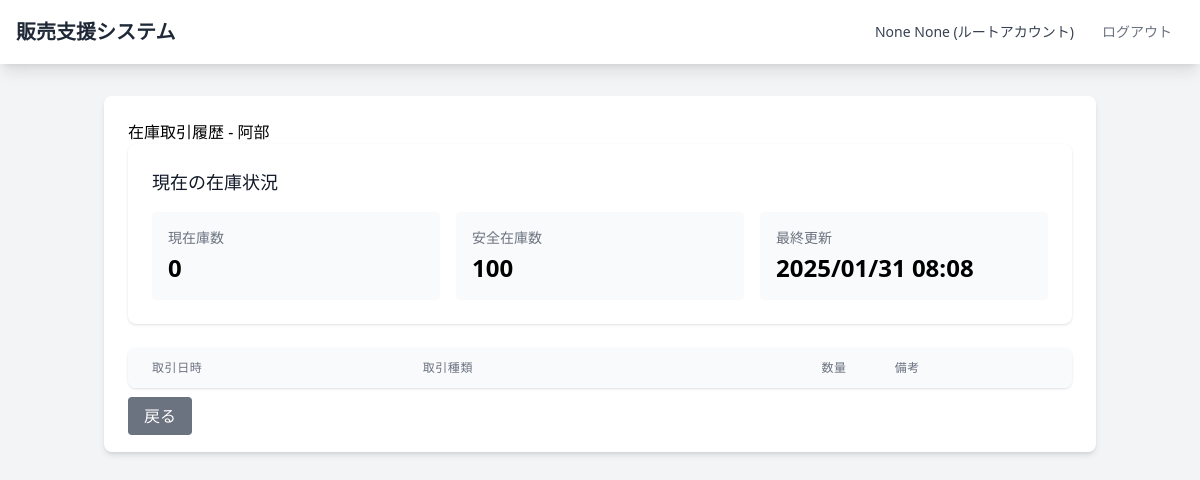
The app's page /sales/inventory/1/transactions/ (signed in), older data.
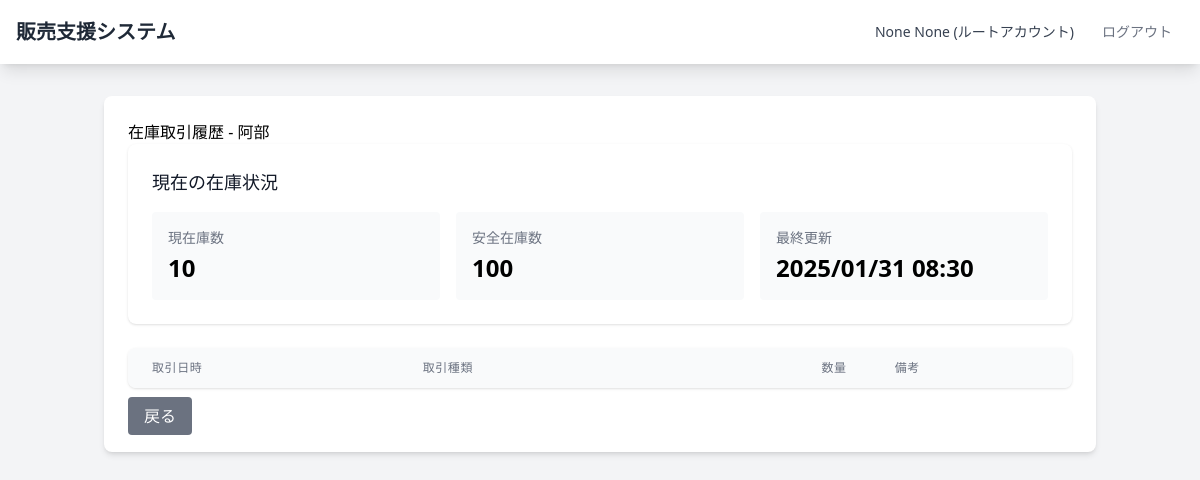
The same page, newer data.
### accounts/models.py (models this page shows, shortened)
class User(AbstractBaseUser, PermissionsMixin):
    ACCOUNT_TYPES = (
        ('root', 'Root'),
        ('employee', 'Employee'),
    )
    account_id = models.CharField(
        verbose_name=_("account_id"),
        unique=True,
        max_length=10
    )
    account_type = models.CharField(
        verbose_name=_("account_type"),
        max_length=10,
        choices=ACCOUNT_TYPES,
        default='employee'
    )
    email = models.EmailField(
        verbose_name=_("email"),
        unique=True
    )
    first_name = models.CharField(
        verbose_name=_("first_name"),
        max_length=150,
        null=True,
        blank=False
    )
    last_name = models.CharField(
        verbose_name=_("last_name"),
        max_length=150,
        null=True,
        blank=False
    )
    is_staff = models.BooleanField(
        verbose_name=_("staff status"),
        default=False
    )
    is_superuser = models.BooleanField(
        verbose_name=_("is_superuser"),
        default=False
    )
    department = models.ForeignKey(
        'Department',
        verbose_name=_("department"),
        on_delete=models.PROTECT,
        null=True,
        blank=True
    )
    created_at = models.DateTimeField(
        verbose_name=_("created_at"),
        auto_now_add=True
    )
    updated_at = models.DateTimeField(
        verbose_name=_("updated_at"),
        auto_now=True
    )
    objects = UserManager()
    USERNAME_FIELD = 'account_id'
    REQUIRED_FIELDS = ['email']

### sales/models.py (models this page shows, shortened)
class Inventory(models.Model):
    product = models.OneToOneField(
        Product,
        on_delete=models.PROTECT,
        verbose_name="製品",
        related_name="inventory"
    )
    quantity = models.IntegerField("在庫数", default=0)
    safety_stock = models.IntegerField("安全在庫数", default=100)
    last_updated = models.DateTimeField("最終更新日", auto_now=True)
    class Meta:
        verbose_name = "在庫"
        verbose_name_plural = "在庫一覧"

class Product(models.Model):
    product_code = models.CharField("製品コード", max_length=10, unique=True)
    product_name = models.CharField("製品名", max_length=100)
    unit_price = models.DecimalField("単価", max_digits=10, decimal_places=0)
    class Meta:
        verbose_name = "製品"
        verbose_name_plural = "製品一覧"

### sales/views.py (the view)
# urls.py: path('inventory/<int:inventory_id>/transactions/', views.InventoryTransactionListView.as_view(), name='inventory_transaction_list'),
class InventoryTransactionListView(LoginRequiredMixin, ListView):
    model = InventoryTransaction
    template_name = 'sales/inventory_transaction_list.html'
    context_object_name = 'transactions'
    ordering = ['-date']
    def get_queryset(self):
        queryset = super().get_queryset()
        inventory_id = self.kwargs.get('inventory_id')
        if inventory_id:
            queryset = queryset.filter(inventory_id=inventory_id)
        return queryset
    def get_context_data(self, **kwargs):
        context = super().get_context_data(**kwargs)
        inventory_id = self.kwargs.get('inventory_id')
        if inventory_id:
            context['inventory'] = get_object_or_404(Inventory, id=inventory_id)
        return context

### templates/sales/inventory_transaction_list.html (shortened to what this page needs)
{% extends "base.html" %}
{% block title %}
<div class="h1">在庫取引履歴 - {{ inventory.product.product_name }}</div>
{% endblock %}
{% block content %}
<div class="mb-6">
    <div class="bg-white rounded-lg shadow p-6">
        <h3 class="text-lg font-medium text-gray-900 mb-4">現在の在庫状況</h3>
        <div class="grid grid-cols-3 gap-4">
            <div class="bg-gray-50 rounded p-4">
                <div class="text-sm text-gray-500">現在庫数</div>
                <div class="mt-1 text-2xl font-semibold">{{ inventory.quantity }}</div>
            </div>
            <div class="bg-gray-50 rounded p-4">
                <div class="text-sm text-gray-500">安全在庫数</div>
                <div class="mt-1 text-2xl font-semibold">{{ inventory.safety_stock }}</div>
            </div>
            <div class="bg-gray-50 rounded p-4">
                <div class="text-sm text-gray-500">最終更新</div>
                <div class="mt-1 text-2xl font-semibold">{{ inventory.last_updated|date:"Y/m/d H:i" }}</div>
            </div>
        </div>
    </div>
</div>
<div class="bg-white shadow overflow-hidden rounded-lg">
    <table class="min-w-full divide-y divide-gray-200">
        <thead class="bg-gray-50">
            <tr>
                <th class="px-6 py-3 text-left text-xs font-medium text-gray-500 uppercase tracking-wider">取引日時</th>
                <th class="px-6 py-3 text-left text-xs font-medium text-gray-500 uppercase tracking-wider">取引種類</th>
                <th class="px-6 py-3 text-right text-xs font-medium text-gray-500 uppercase tracking-wider">数量</th>
                <th class="px-6 py-3 text-left text-xs font-medium text-gray-500 uppercase tracking-wider">備考</th>
            </tr>
        </thead>
    </table>
</div>
<div class="mt-4">
    <a href="{% url 'sales:product_list' %}" class="bg-gray-500 text-white px-4 py-2 rounded hover:bg-gray-600">
        戻る
    </a>
</div>
{% endblock %}

### templates/base.html (shortened to what this page needs)
<!DOCTYPE html>
<html lang="ja">
<head>
    <script src="https://cdn.tailwindcss.com"></script>
</head>
<body class="bg-gray-100 min-h-screen">
    {% if user.is_authenticated %}
    <nav class="bg-white shadow-lg">
        <div class="max-w-7xl mx-auto px-4">
            <div class="flex justify-between h-16">
                <div class="flex">
                    <div class="flex-shrink-0 flex items-center">
                        <a href="{% url 'accounts:index' %}" class="text-xl font-bold text-gray-800">
                            販売支援システム
                        </a>
                    </div>
                </div>
                <div class="flex items-center">
                    <span class="text-gray-700 text-sm mr-4">
                        {{ user.first_name }} {{ user.last_name }}
                        {% if user.department %}
                        ({{ user.department.name }})
                        {% else %}
                        (ルートアカウント)
                        {% endif %}
                    </span>
                    <form method="post" action="{% url 'accounts:logout' %}" class="inline">
                        <button type="submit" class="text-gray-500 hover:text-gray-700 px-3 py-2 rounded-md text-sm font-medium">
                            ログアウト
                        </button>
                    </form>
                </div>
            </div>
        </div>
    </nav>
    {% endif %}
    <div class="container mx-auto px-4 py-8">
        <div class="max-w-7xl mx-auto bg-white rounded-lg shadow-md p-6">
            {% block title %}
            {% endblock %}
            {% block content %}
            {% endblock %}
        </div>
    </div>
</body>
</html>

Row changes from the older to the newer data that the page shows:
changed Inventory "阿部": quantity "0" → "10"; last_updated "2025/01/31 08:08" → "2025/01/31 08:30"
